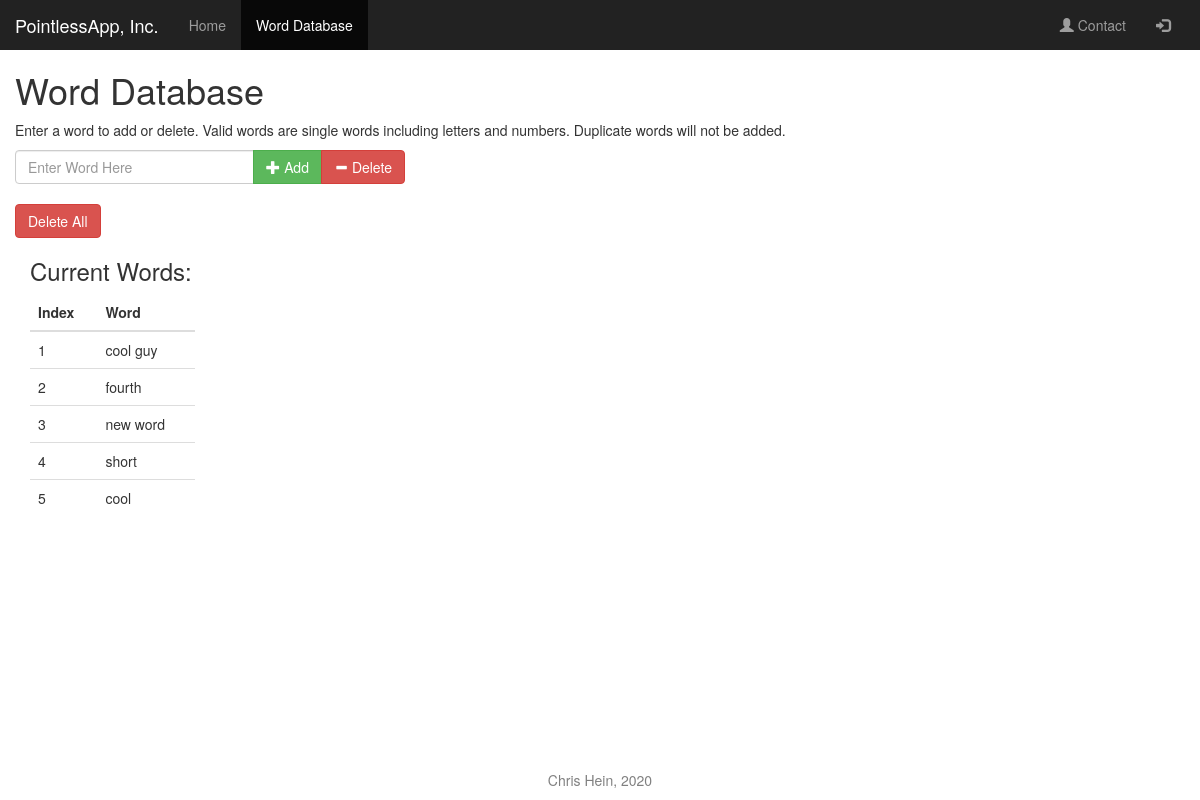
/words, run on an earlier commit of the app's database.
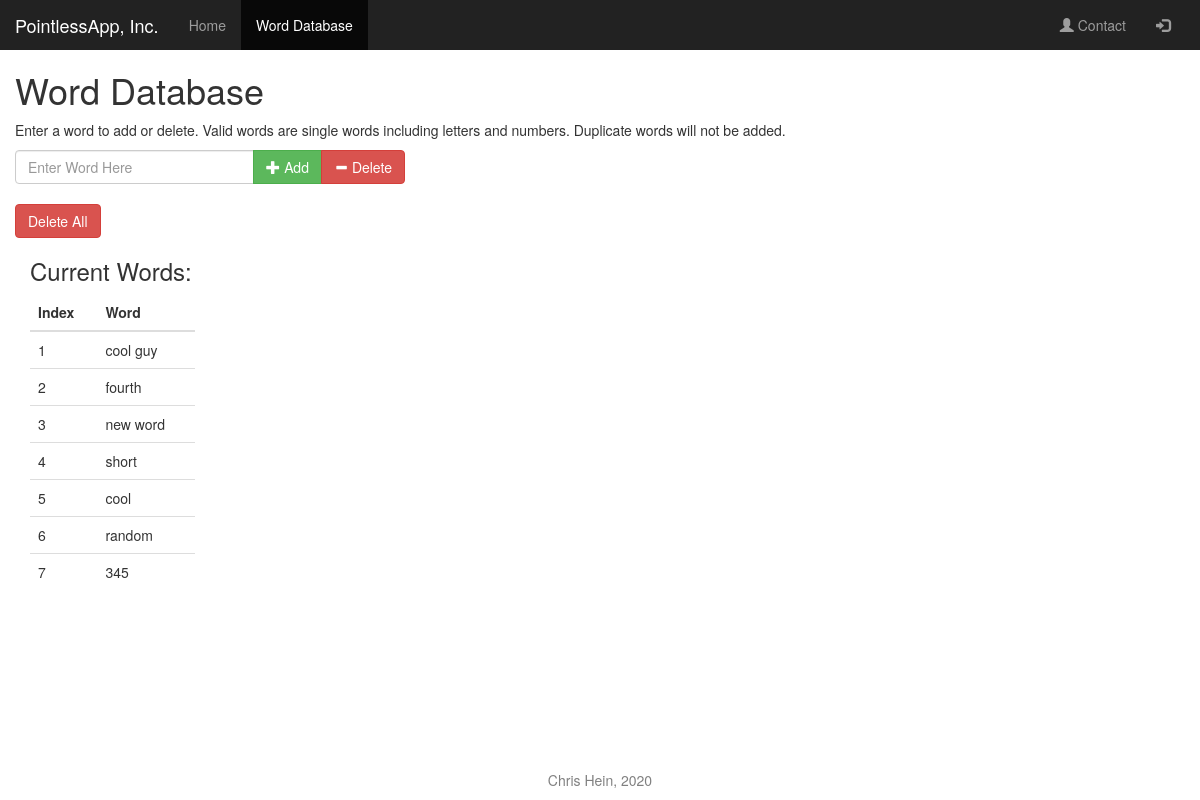
And on a later commit of the database.
### tables this page shows
CREATE TABLE words (
    id integer primary key autoincrement,
    word text not null
);

### main.py (the view, shortened to what this page needs)
@app.route('/words', methods=['GET','POST'])
def words():
    title = 'words'
    wordTable = getWordTable() # table in list
    return render_template('words.html', wordTable = wordTable, title=title)

### main.py (called while the page is built)
def getWordTable():
    con = sqlite3.connect(DATABASE)
    cur = con.cursor()
    cur.execute("SELECT * FROM words;")
    wordTable = cur.fetchall()
    con.close()
    return wordTable

### templates/words.html
{% extends 'base.html' %}
{% block sub_content %}
<div class="col-sm-12">
  <h1 class="">Word Database</h1>
    <p>Enter a word to add or delete. Valid words are single words including letters and numbers. Duplicate words will not be added.</p>
    <form class="" method="POST">
      <div class="input-group col-sm-4">
        <input type="text" class="form-control" placeholder="Enter Word Here" name="inputWord">
        <div class="input-group-btn">
          <button class="btn btn-success" type="submit" name="submit-button" value="add">
            <span class="glyphicon glyphicon-plus"></span> Add
          </button>
          <button class="btn btn-danger" type="submit" name="submit-button" value="delete">
            <span class="glyphicon glyphicon-minus"></span> Delete
          </button>
        </div>
      </div>
      <div class="col-sm-12">&nbsp;</div>
      <button class="btn btn-danger" type="submit" name="submit-button" value="delete_all">Delete All</button>
    </form>
</div>
<div class="col-sm-12">
  <div class="db_results col-sm-2">
    <h3>Current Words:</h3>
    {% if wordTable %}
    <div class="">
      <table class="table">
        <thead>
          <tr>
            <th>Index</th>
            <th>Word</th>
          </tr>
        </thead>
        {% for row in wordTable %}
        <tr>
          <td>{{ loop.index }}</td>
          <td>{{ row[1] }}</td>
        </tr>
        {% endfor %}
      </table>
    </div>
    {% else %}
    <p>No words in database! Please add a word.</p>
    {% endif %}
  </div>
</div>
{% endblock %}

What changed in the data, as far as the page shows it:
added words: word "random"
added words: word "345"
